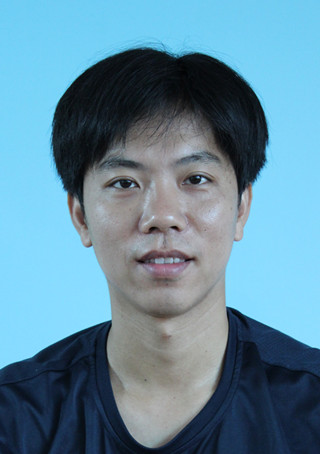
#> input picture jetson/examples/faces/林俊桂.jpg, 320 x 454 px, given in place of the camera
$ python image_init.py
#> lines starting #> are read from the running program, lines starting #| are printed output that depends on the picture; after the words box and inside, x2 and y2 are one past the last pixel; in counts of white or black regions, pixels touching at a corner belong together
#> further down, frame is the input picture: shape (454, 320, 3); mean B, G, R 157.7, 137.4, 96.9
import cv2


def image_processing(frame, width, height, convert_type="GARY", threshold=150, bitwise_not=False):
    """
    本函数用于对图像进行大小，灰度，二值，反转等转换。默认输入为灰度，如果需要转换为二值图，需输入阈值，如果需要反转需
    把bitwise_not 设置为true
    :param frame: 需要处理的图像
    :param width: 需要输出的宽度
    :param height: 需要输出的高度
    :param convert_type: 默认为“GARY”，二值图为“BINARY”
    :param threshold: 阈值，在二值图时生效
    :param bitwise_not: 是否反转
    :return: 返回处理后的mat
    """
#> called with width = 320, height = 240, convert_type = 'BINARY', threshold = 120, bitwise_not = False
    size = (width, height)                              #尺寸
    image = cv2.resize(frame, size)                     #修改尺寸
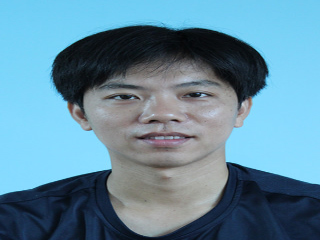
#> image: shape (240, 320, 3); mean B, G, R 157.6, 137.3, 96.8
    image = cv2.cvtColor(image, cv2.COLOR_RGB2GRAY)     #转换为灰度
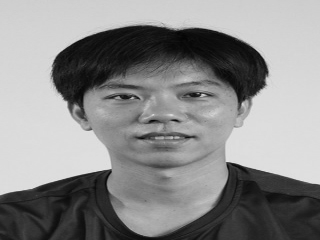
#> image: shape (240, 320); min 3, max 229, mean 138.8
    if convert_type == "BINARY":
        _, image = cv2.threshold(image, threshold, 255, cv2.THRESH_BINARY )     #转换为二值图
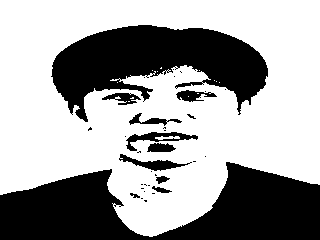
#> image: shape (240, 320); 63.5% white; 35 black regions (24 under 20 px), largest, box (x1, y1, x2, y2) and area: (0, 162, 320, 240) 14781, (51, 25, 268, 122) 11227, (126, 132, 198, 151) 452
    if bitwise_not:
        image = cv2.bitwise_not(image)                                                           #黑白翻转
    return image


def remove_noise(frame, kennel=(3, 3), iterations=1):
    """
    通过腐蚀和膨胀消除噪点
    :param frame: 需要处理的图像
    :param kennel: 核心
    :param iterations: 执行多少个轮次
    :return: 处理后的图像
    """
#> called with kennel = (3, 3), iterations = 3
    erosion = cv2.erode(frame, kennel, iterations)
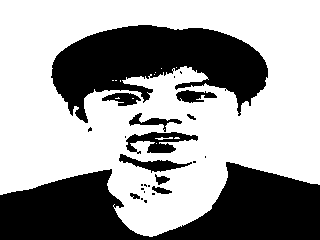
#> erosion: shape (240, 320); 62.4% white; 25 black regions (14 under 20 px), largest, box (x1, y1, x2, y2) and area: (0, 162, 320, 240) 14805, (51, 25, 268, 123) 11592, (126, 132, 198, 154) 796
    dilate = cv2.dilate(erosion, kennel, 5)
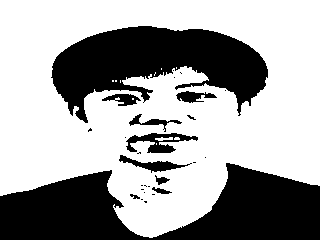
#> dilate: shape (240, 320); 63.8% white; 28 black regions (18 under 20 px), largest, box (x1, y1, x2, y2) and area: (0, 163, 320, 240) 14466, (51, 26, 268, 123) 11275, (126, 133, 198, 153) 656
    return dilate

if __name__ == '__main__':
    camera = cv2.VideoCapture(0)
    ret = camera.set(3, 320)
    ret = camera.set(4, 240)
    ret, frame = camera.read()
    while True:
        ret, frame = camera.read()
        image = image_processing(frame, 320, 240, convert_type="BINARY", threshold=120, bitwise_not=False)
        image2 = remove_noise(image, iterations=3)
        cv2.imshow("1", frame)
        cv2.imshow('frame', image2)
        if cv2.waitKey(1) == ord('q'):
#> (key q is pressed here)
            break
    camera.release()
    cv2.destroyAllWindows()
